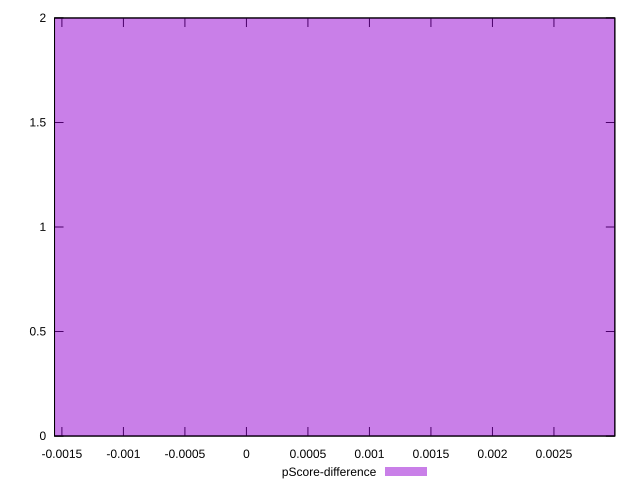

Here is the gnuplot script that generated this plot:
reset

$pScoreDifference <<EOF
0 2
EOF

set key outside below
set boxwidth 0.0075355262181696515
set xrange [-0.001559953899790037:0.0029948984918222177]
set yrange [0:2]
set trange [0:2]
set style fill transparent solid 0.5 noborder
set terminal svg size 640, 490 enhanced background rgb 'white'
set output "reports/report_00031_2021-02-24T23-18-18.084Z/speed-index/samples/astro/pScore-difference/histogram.svg"

plot $pScoreDifference title "pScore-difference" with boxes

reset
